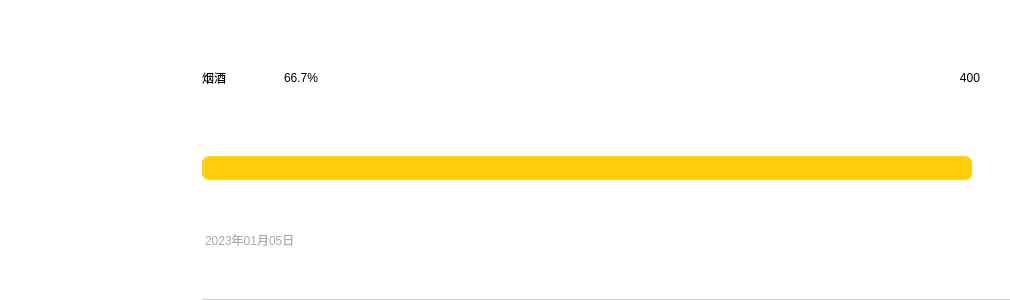
<?xml version="1.0" encoding="UTF-8"?>
<ui version="4.0">
 <class>BillDataItemWithProcessBar</class>
 <widget class="QWidget" name="BillDataItemWithProcessBar">
  <property name="geometry">
   <rect>
    <x>0</x>
    <y>0</y>
    <width>1010</width>
    <height>300</height>
   </rect>
  </property>
  <property name="windowTitle">
   <string>Form</string>
  </property>
  <property name="styleSheet">
   <string notr="true">background-color: rgb(255, 255, 255);</string>
  </property>
  <layout class="QGridLayout" name="gridLayout_3">
   <property name="leftMargin">
    <number>0</number>
   </property>
   <property name="topMargin">
    <number>0</number>
   </property>
   <property name="rightMargin">
    <number>0</number>
   </property>
   <property name="bottomMargin">
    <number>0</number>
   </property>
   <property name="spacing">
    <number>0</number>
   </property>
   <item row="0" column="0">
    <widget class="QWidget" name="backgroundwidget" native="true">
     <property name="styleSheet">
      <string notr="true">QWidget
{
	background-color: rgb(255, 255, 255);
}
QLabel
{
	background-color: rgb(255, 255, 255);
}

</string>
     </property>
     <layout class="QGridLayout" name="gridLayout_2" columnstretch="2,8">
      <property name="leftMargin">
       <number>0</number>
      </property>
      <property name="topMargin">
       <number>0</number>
      </property>
      <property name="rightMargin">
       <number>0</number>
      </property>
      <property name="bottomMargin">
       <number>0</number>
      </property>
      <property name="spacing">
       <number>0</number>
      </property>
      <item row="0" column="0">
       <widget class="QLabel" name="label_TypeIcon">
        <property name="styleSheet">
         <string notr="true">#label_TypeIcon
{
	
	border-image: url(:/BillPage/image/BillPage_Expand_1.jpg);
}</string>
        </property>
        <property name="text">
         <string/>
        </property>
       </widget>
      </item>
      <item row="0" column="1">
       <widget class="QWidget" name="subwidget" native="true">
        <property name="styleSheet">
         <string notr="true">border-bottom:1px ;
border-color: rgba(140,140,140,120);
border-style: solid;</string>
        </property>
        <layout class="QGridLayout" name="gridLayout" rowstretch="13,2,10">
         <property name="leftMargin">
          <number>0</number>
         </property>
         <property name="topMargin">
          <number>0</number>
         </property>
         <property name="rightMargin">
          <number>30</number>
         </property>
         <property name="bottomMargin">
          <number>0</number>
         </property>
         <property name="spacing">
          <number>0</number>
         </property>
         <item row="0" column="0">
          <layout class="QHBoxLayout" name="horizontalLayout" stretch="2,15,2">
           <property name="spacing">
            <number>0</number>
           </property>
           <item>
            <widget class="QLabel" name="label_TypeText">
             <property name="styleSheet">
              <string notr="true">color: rgb(0, 0, 0);
font: 16pt &quot;微软雅黑&quot;;
border:none;</string>
             </property>
             <property name="text">
              <string>烟酒</string>
             </property>
             <property name="alignment">
              <set>Qt::AlignLeading|Qt::AlignLeft|Qt::AlignVCenter</set>
             </property>
            </widget>
           </item>
           <item>
            <widget class="QLabel" name="label_Percent">
             <property name="styleSheet">
              <string notr="true">color: rgb(0, 0, 0);
font: 13pt &quot;微软雅黑&quot;;
border:none;</string>
             </property>
             <property name="text">
              <string>66.7%</string>
             </property>
            </widget>
           </item>
           <item>
            <widget class="QLabel" name="label_Moneynum">
             <property name="styleSheet">
              <string notr="true">color: rgb(0, 0, 0);
font: 15pt &quot;微软雅黑&quot;;
border:none;</string>
             </property>
             <property name="text">
              <string>400</string>
             </property>
             <property name="alignment">
              <set>Qt::AlignRight|Qt::AlignTrailing|Qt::AlignVCenter</set>
             </property>
            </widget>
           </item>
          </layout>
         </item>
         <item row="1" column="0">
          <widget class="QProgressBar" name="progressBar">
           <property name="sizePolicy">
            <sizepolicy hsizetype="Expanding" vsizetype="Expanding">
             <horstretch>0</horstretch>
             <verstretch>0</verstretch>
            </sizepolicy>
           </property>
           <property name="minimumSize">
            <size>
             <width>0</width>
             <height>10</height>
            </size>
           </property>
           <property name="maximumSize">
            <size>
             <width>16777215</width>
             <height>50</height>
            </size>
           </property>
           <property name="styleSheet">
            <string notr="true">QProgressBar::chunk
{
	border-radius:7px;
	background-color: rgb(255, 207, 11);
}
QProgressBar
{
	color:white;
	background:white;
	border:none;
}
</string>
           </property>
           <property name="value">
            <number>99</number>
           </property>
           <property name="textVisible">
            <bool>false</bool>
           </property>
          </widget>
         </item>
         <item row="2" column="0">
          <widget class="QLabel" name="label_Date">
           <property name="styleSheet">
            <string notr="true">color: rgb(170, 170, 170);
font: 14pt &quot;微软雅黑&quot;;</string>
           </property>
           <property name="text">
            <string>2023年01月05日</string>
           </property>
          </widget>
         </item>
        </layout>
       </widget>
      </item>
     </layout>
    </widget>
   </item>
  </layout>
 </widget>
 <resources/>
 <connections/>
</ui>
